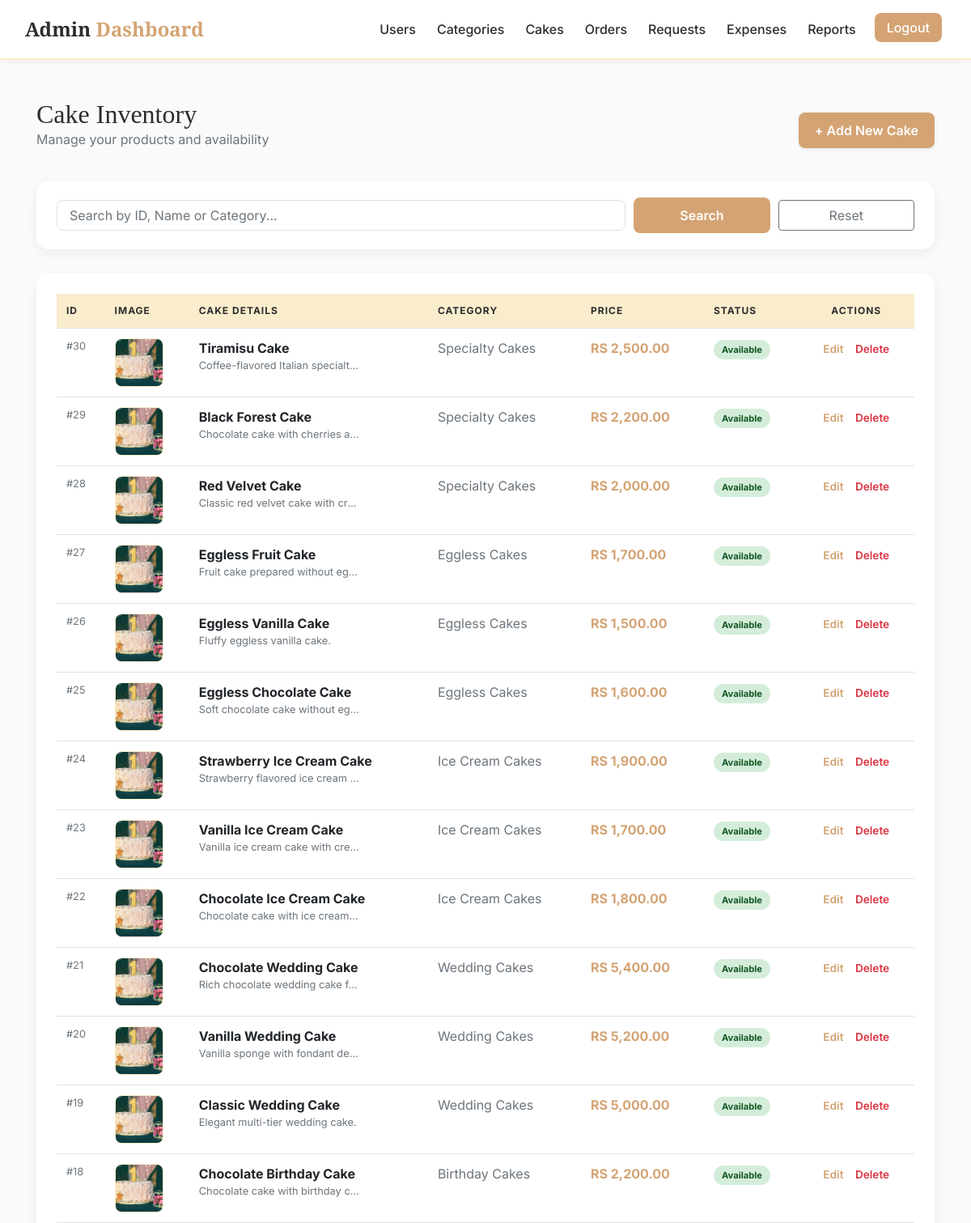
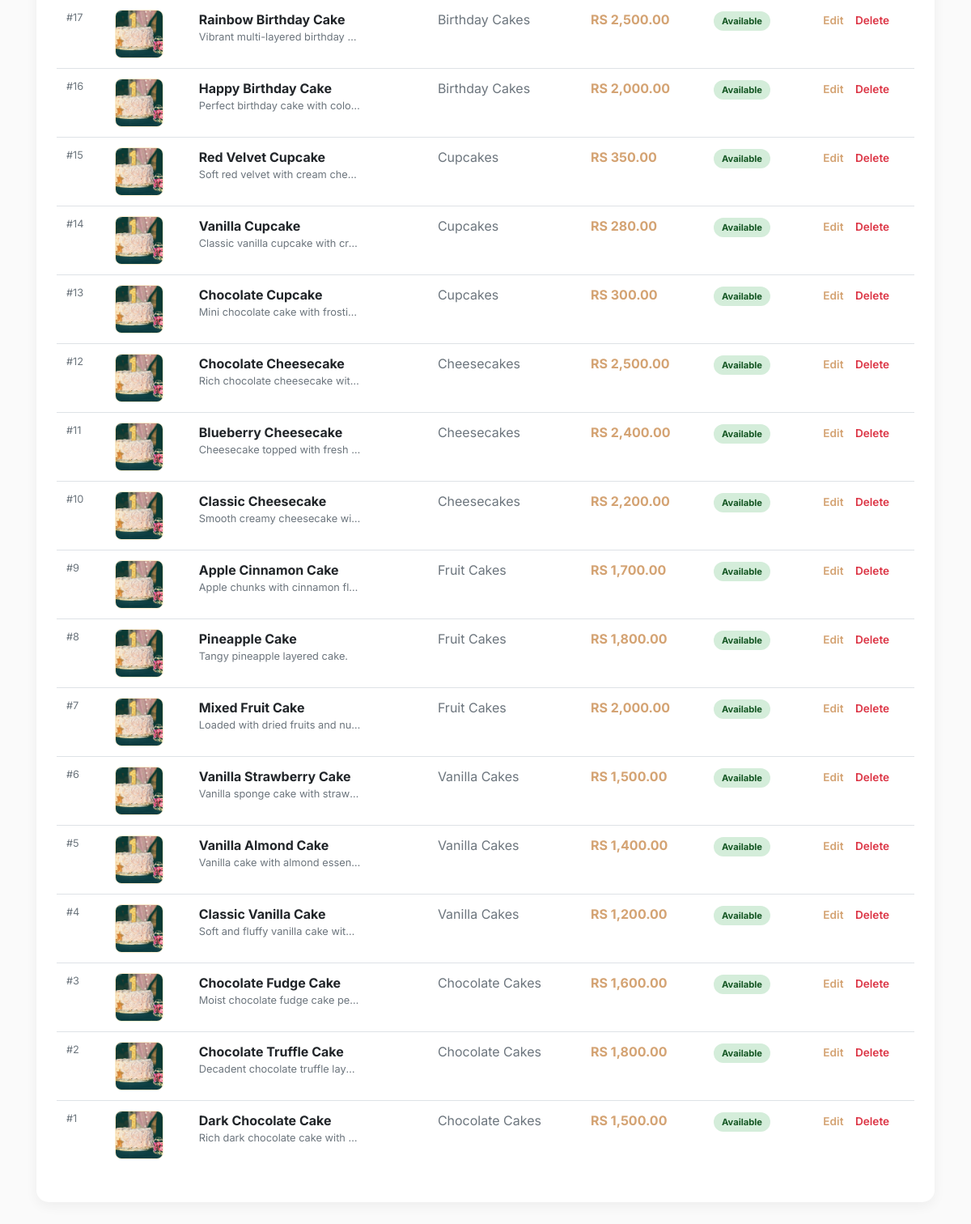
The app's page /admin/view_cakes.php (signed in) with its own data (2 pictures, top to bottom).
### tables this page shows
CREATE TABLE `cakes` (
  `cake_id` int(11) NOT NULL,
  `name` varchar(255) NOT NULL,
  `price` decimal(10,2) NOT NULL,
  `image` varchar(255) DEFAULT NULL,
  `description` text DEFAULT NULL,
  `category_id` int(11) DEFAULT NULL,
  `is_available` tinyint(1) DEFAULT 1
);

CREATE TABLE `categories` (
  `id` int(11) NOT NULL,
  `name` varchar(255) NOT NULL
);

### admin/view_cakes.php (the view, shortened to what this page needs)
<?php
include('config.php');
?>
<!DOCTYPE html>
<html lang="en">
<head>
    <link rel="stylesheet" href="https://stackpath.bootstrapcdn.com/bootstrap/4.5.2/css/bootstrap.min.css">
</head>
<body>
<?php include('admin_navbar.php'); ?>
<div class="container mt-5">
    <div class="row align-items-center mb-4">
        <div class="col-md-6">
            <h2 class="m-0">Cake Inventory</h2>
            <p class="text-muted">Manage your products and availability</p>
        </div>
        <div class="col-md-6 text-md-right">
            <a href="add_cakes.php" class="btn btn-primary shadow-sm">+ Add New Cake</a>
        </div>
    </div>
    <div class="service-card py-3">
        <form method="GET" class="form-row align-items-center">
            <div class="col-md-8 my-1">
                <input type="text" name="search" class="form-control" placeholder="Search by ID, Name or Category..." value="<?= isset($_GET['search']) ? htmlspecialchars($_GET['search']) : '' ?>">
            </div>
            <div class="col-md-2 my-1">
                <button type="submit" class="btn btn-primary btn-block">Search</button>
            </div>
            <div class="col-md-2 my-1">
                <a href="view_cakes.php" class="btn btn-outline-secondary btn-block">Reset</a>
            </div>
        </form>
    </div>
    <div class="service-card">
        <div class="table-responsive">
            <table class="table table-hover align-middle">
                <thead>
                    <tr>
                        <th>ID</th>
                        <th>Image</th>
                        <th>Cake Details</th>
                        <th>Category</th>
                        <th>Price</th>
                        <th>Status</th>
                        <th class="text-center">Actions</th>
                    </tr>
                </thead>
                <tbody>
                    <?php
                    $query = "SELECT c.*, cat.name AS category_name
                              FROM cakes c
                              LEFT JOIN categories cat ON c.category_id = cat.id";
                    $query .= " ORDER BY c.cake_id DESC";
                    $result = $conn->query($query);
                    if ($result && $result->num_rows > 0) {
                        while ($row = $result->fetch_assoc()) {
                            $status_badge = $row['is_available']
                                ? '<span class="badge-available">Available</span>'
                                : '<span class="badge-unavailable">Out of Stock</span>';
                            $image_src = !empty($row['image']) ? $row['image'] : '../img/default-cake.png';
                            echo "<tr>
                                <td class='text-muted small'>#{$row['cake_id']}</td>
                                <td><img src='{$image_src}' class='cake-img-thum' alt='Cake'></td>
                                <td>
                                    <div class='font-weight-bold'>{$row['name']}</div>
                                    <div class='small text-muted text-truncate' style='max-width: 200px;'>{$row['description']}</div>
                                </td>
                                <td><span class='text-secondary'>{$row['category_name']}</span></td>
                                <td class='font-weight-bold' style='color: var(--primary-color)'>RS " . number_format($row['price'], 2) . "</td>
                                <td>{$status_badge}</td>
                                <td class='text-center'>
                                    <a href='edit_cake.php?id={$row['cake_id']}' class='action-link edit-text'>Edit</a>
                                    <a href='view_cakes.php?delete_id={$row['cake_id']}'
                                       onclick=\"return confirm('Delete this cake?');\"
                                       class='action-link delete-text'>Delete</a>
                                </td>
                            </tr>";
                        }
                    } else {
                        echo "<tr><td colspan='7' class='text-center py-5'>No cakes found in your inventory.</td></tr>";
                    }
                    ?>
                </tbody>
            </table>
        </div>
    </div>
</div>
</body>
</html>

### admin/view_cakes.php (style rules this page uses)
:root { --primary-color: #d4a373; --accent-color: #faedcd; --text-dark: #2d2d2d; --bg-light: #fefae0; --transition: all 0.3s ease; }
body { font-family: 'Inter', sans-serif; background-color: #fafafa; color: var(--text-dark); }
h2, h3, .navbar-brand { font-family: 'Playfair Display', serif; }
.service-card { border: none; border-radius: 15px; background: #fff; box-shadow: 0 5px 15px rgba(0,0,0,0.05); padding: 25px; margin-bottom: 30px; }
.form-control { border: 1px solid #e0e0e0; border-radius: 8px; padding: 10px 15px; }
.btn-primary { background-color: var(--primary-color); border: none; border-radius: 8px; padding: 10px 20px; font-weight: 600; }
.table thead th { background-color: var(--accent-color); border: none; text-transform: uppercase; font-size: 0.75rem; letter-spacing: 1px; color: var(--text-dark); }
.cake-img-thum { width: 60px; height: 60px; object-fit: cover; border-radius: 8px; border: 1px solid var(--accent-color); }
.badge-available { background-color: #d4edda; color: #155724; padding: 5px 10px; border-radius: 20px; font-size: 0.7rem; font-weight: 700; }
.action-link { font-size: 0.85rem; font-weight: 600; margin: 0 5px; }
.edit-text { color: var(--primary-color); }
.delete-text { color: #dc3545; }

### admin/admin_navbar.php (style rules this page uses)
:root { --primary-color: #d4a373; --accent-color: #faedcd; --text-dark: #2d2d2d; --bg-light: #fefae0; --transition: all 0.3s ease; }

### records on screen
cakes: cake_id "30", image (picture), name "Tiramisu Cake", description "Coffee-flavored Italian specialt…", category.name "Specialty Cakes", price "2,500.00", is_available "Available"
cakes: cake_id "29", image (picture), name "Black Forest Cake", description "Chocolate cake with cherries a…", category.name "Specialty Cakes", price "2,200.00", is_available "Available"
cakes: cake_id "28", image (picture), name "Red Velvet Cake", description "Classic red velvet cake with cr…", category.name "Specialty Cakes", price "2,000.00", is_available "Available"
cakes: cake_id "27", image (picture), name "Eggless Fruit Cake", description "Fruit cake prepared without eg…", category.name "Eggless Cakes", price "1,700.00", is_available "Available"
cakes: cake_id "26", image (picture), name "Eggless Vanilla Cake", description "Fluffy eggless vanilla cake.", category.name "Eggless Cakes", price "1,500.00", is_available "Available"
cakes: cake_id "25", image (picture), name "Eggless Chocolate Cake", description "Soft chocolate cake without eg…", category.name "Eggless Cakes", price "1,600.00", is_available "Available"
cakes: cake_id "24", image (picture), name "Strawberry Ice Cream Cake", description "Strawberry flavored ice cream…", category.name "Ice Cream Cakes", price "1,900.00", is_available "Available"
cakes: cake_id "23", image (picture), name "Vanilla Ice Cream Cake", description "Vanilla ice cream cake with cre…", category.name "Ice Cream Cakes", price "1,700.00", is_available "Available"
cakes: cake_id "22", image (picture), name "Chocolate Ice Cream Cake", description "Chocolate cake with ice cream…", category.name "Ice Cream Cakes", price "1,800.00", is_available "Available"
cakes: cake_id "21", image (picture), name "Chocolate Wedding Cake", description "Rich chocolate wedding cake f…", category.name "Wedding Cakes", price "5,400.00", is_available "Available"
cakes: cake_id "20", image (picture), name "Vanilla Wedding Cake", description "Vanilla sponge with fondant de…", category.name "Wedding Cakes", price "5,200.00", is_available "Available"
cakes: cake_id "19", image (picture), name "Classic Wedding Cake", description "Elegant multi-tier wedding cake.", category.name "Wedding Cakes", price "5,000.00", is_available "Available"
cakes: cake_id "18", image (picture), name "Chocolate Birthday Cake", description "Chocolate cake with birthday c…", category.name "Birthday Cakes", price "2,200.00", is_available "Available"
cakes: cake_id "17", image (picture), name "Rainbow Birthday Cake", description "Vibrant multi-layered birthday…", category.name "Birthday Cakes", price "2,500.00", is_available "Available"
cakes: cake_id "16", image (picture), name "Happy Birthday Cake", description "Perfect birthday cake with colo…", category.name "Birthday Cakes", price "2,000.00", is_available "Available"
cakes: cake_id "15", image (picture), name "Red Velvet Cupcake", description "Soft red velvet with cream che…", category.name "Cupcakes", price "350.00", is_available "Available"
cakes: cake_id "14", image (picture), name "Vanilla Cupcake", description "Classic vanilla cupcake with cr…", category.name "Cupcakes", price "280.00", is_available "Available"
cakes: cake_id "13", image (picture), name "Chocolate Cupcake", description "Mini chocolate cake with frosti…", category.name "Cupcakes", price "300.00", is_available "Available"
cakes: cake_id "12", image (picture), name "Chocolate Cheesecake", description "Rich chocolate cheesecake wit…", category.name "Cheesecakes", price "2,500.00", is_available "Available"
cakes: cake_id "11", image (picture), name "Blueberry Cheesecake", description "Cheesecake topped with fresh…", category.name "Cheesecakes", price "2,400.00", is_available "Available"
cakes: cake_id "10", image (picture), name "Classic Cheesecake", description "Smooth creamy cheesecake wi…", category.name "Cheesecakes", price "2,200.00", is_available "Available"
cakes: cake_id "9", image (picture), name "Apple Cinnamon Cake", description "Apple chunks with cinnamon fl…", category.name "Fruit Cakes", price "1,700.00", is_available "Available"
cakes: cake_id "8", image (picture), name "Pineapple Cake", description "Tangy pineapple layered cake.", category.name "Fruit Cakes", price "1,800.00", is_available "Available"
cakes: cake_id "7", image (picture), name "Mixed Fruit Cake", description "Loaded with dried fruits and nu…", category.name "Fruit Cakes", price "2,000.00", is_available "Available"
cakes: cake_id "6", image (picture), name "Vanilla Strawberry Cake", description "Vanilla sponge cake with straw…", category.name "Vanilla Cakes", price "1,500.00", is_available "Available"
cakes: cake_id "5", image (picture), name "Vanilla Almond Cake", description "Vanilla cake with almond essen…", category.name "Vanilla Cakes", price "1,400.00", is_available "Available"
cakes: cake_id "4", image (picture), name "Classic Vanilla Cake", description "Soft and fluffy vanilla cake wit…", category.name "Vanilla Cakes", price "1,200.00", is_available "Available"
cakes: cake_id "3", image (picture), name "Chocolate Fudge Cake", description "Moist chocolate fudge cake pe…", category.name "Chocolate Cakes", price "1,600.00", is_available "Available"
cakes: cake_id "2", image (picture), name "Chocolate Truffle Cake", description "Decadent chocolate truffle lay…", category.name "Chocolate Cakes", price "1,800.00", is_available "Available"
cakes: cake_id "1", image (picture), name "Dark Chocolate Cake", description "Rich dark chocolate cake with…", category.name "Chocolate Cakes", price "1,500.00", is_available "Available"
